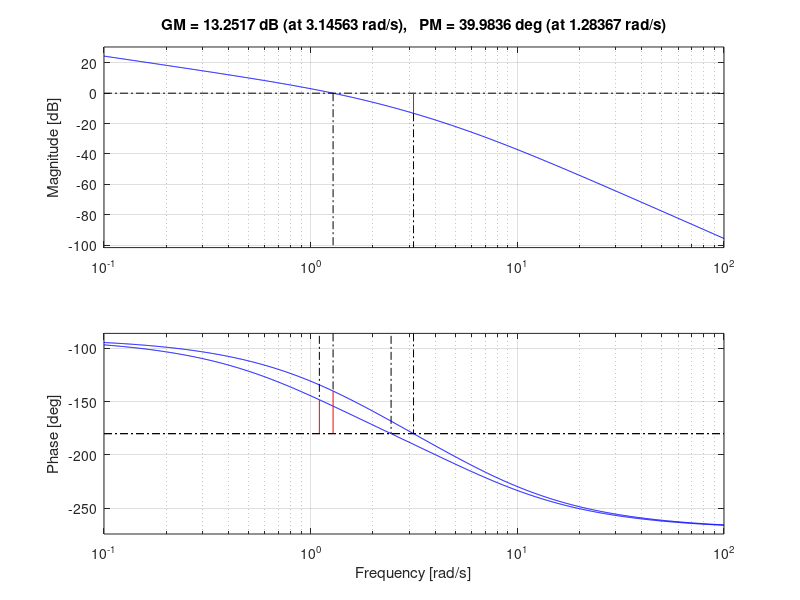

This chart was generated by the following MATLAB code:
%%Week 10 exercise 

sys_G = zpk([],[0 -1 -6],30);

% using Ess = lim s=0 S.Es, Es = 1/1+GC , C= K , 

K = 1/3;
margin_safty = 6;
sys_kG = series(K,sys_G);
%margin(sys_kG);
% the uncompensated phase margin is 31.8 , upm
upm = 31.8;
per_os = 29;
c = per_os/ 100;
zeta = sqrt(log(c)^2)/sqrt((log(c))^2+pi^2); %zeta = 0.3666
% find Pm desired , section 9 pg10 
PM_desired = atan(2*zeta/sqrt(-2*zeta^2+sqrt(1+4*zeta^4)));% in rad
% we want it in deg
PM_desired_deg = PM_desired *180/pi;
Pim_Lead = PM_desired_deg - upm + margin_safty;% phi
% step 4 find alph where sin(pim) = (alpha - 1)/(alpha + 1)
% pim must be in rad 
Pim_Lead_rad = Pim_Lead / (180/pi);
alpha = (sin(Pim_Lead_rad)+1)/(1-sin(Pim_Lead_rad));
% step 5 
lead_wm = -10*log10(alpha); % in db then check this form the plot and get Wm .
% so Wm = 1.29 rad
% find tau , where wm = 1/(sqrt(alpha) * tau)
Wm = 1.29;
tau = 1/(sqrt(alpha)*Wm);
sys_c = K * tf([alpha*tau 1],[tau 1]);
sys_cG = series(sys_c,sys_G);

margin(sys_kG)
hold on
margin(sys_cG)
hold off
sys_C = zpk([-1/(alpha*tau)],[-1/tau],K * alpha);
